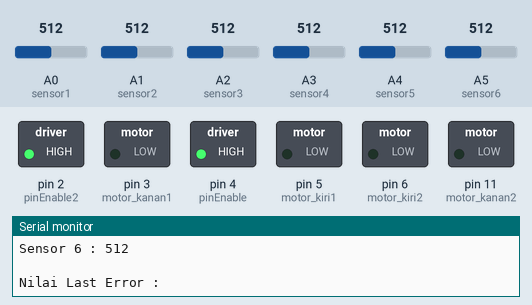
The sketch below on a simulated Arduino Uno, built with avr-gcc and run on an emulated ATmega328P. On the bench: switched loads named in the sketch (green lamp = pin HIGH), the last lines printed to the serial monitor. The inputs (shaded band) are chosen by the test bench; at power-on: A0 (sensor1) = 512, A3 (sensor4) = 512, A1 (sensor2) = 512, A2 (sensor3) = 512, A4 (sensor5) = 512, A5 (sensor6) = 512.

Above: at 1.8 s.
1.9 s: A0 (sensor1) set to 37
4.4 s: A0 (sensor1) set to 29
At 6.7 s:
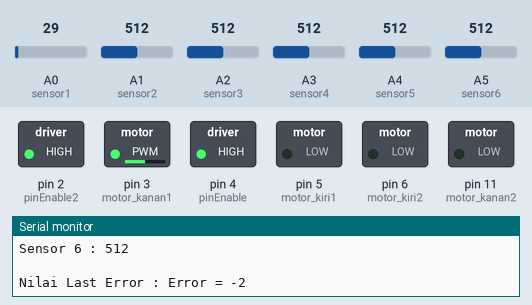
7.8 s: A3 (sensor4) set to 37
10.8 s: A3 (sensor4) set to 31
At 13.1 s:
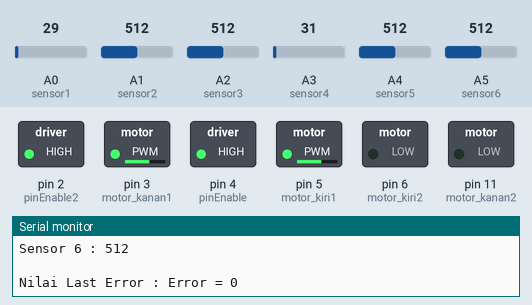
Timing chart, 0 to 14.6 s (numbered marks = the images above; inputs shaded):
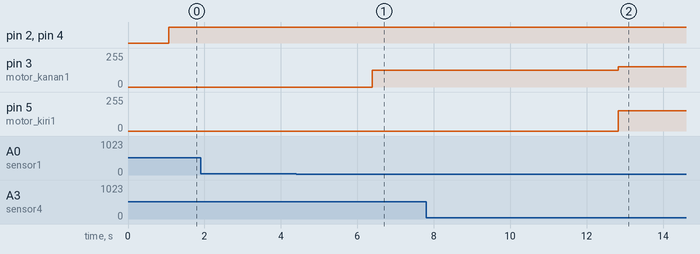

The sketch:

_sistem_kendali_pwm_nadia_novemi_wilza_6702190040_tim_gemoy1.ino
```cpp
//~~~~~~~~~~~~~~~~~~~~~~~~~~~~~~~~~~~~~~~~~~

// Modul Praktikum 2 - Sistem Kendali PWM
// Nama Tim : Gemoy
// Nama Anggota 1 : Nadia Novemi Wilza
// Nama Anggota 2 : Hudiya Sukma
// Versi Program : 1.0

//~~~~~~~~~~~~~~~~~~~~~~~~~~~~~~~~~~~~~~~~~~

// Deklarasi Variabel Sensor
int sensor1 = A0;
int sensor2 = A1;
int sensor3 = A2;
int sensor4 = A3;
int sensor5 = A4;
int sensor6 = A5;
int baca_sensor[6];

//Variable motor
int pinEnable = 4; //Harus diset HIGH apabila akan diaktifkan
int pinEnable2 = 2; //Harus diset HIGH apabila akan diaktifkan

//Motor kiri
int motor_kiri1 = 5; //Input motor driver 1 L293D
int motor_kiri2 = 6; //Input motor driver 2 L293D

//Motor kanan
int motor_kanan1 = 3; //Input motor driver 3 L293D
int motor_kanan2 = 11; //Input motor driver 3 L293D

//Variable bantuan
int x;
int LastError;

void setup()
{
  //pinmode input sensor
  pinMode(sensor1, INPUT); //Set pin A0 sebagai input
  pinMode(sensor2, INPUT); //Set pin A1 sebagai input
  pinMode(sensor3, INPUT); //Set pin A2 sebagai input
  pinMode(sensor4, INPUT); //Set pin A3 sebagai input
  pinMode(sensor5, INPUT); //Set pin A4 sebagai input
  pinMode(sensor6, INPUT); //Set pin A5 sebagai input

  //pinmode output sensor
  pinMode(pinEnable, OUTPUT);
  pinMode(pinEnable2, OUTPUT);
  pinMode(motor_kiri1, OUTPUT);
  pinMode(motor_kiri2, OUTPUT);
  pinMode(motor_kanan1, OUTPUT);
  pinMode(motor_kanan2, OUTPUT);

  //Inisialisasi komunikasi serial
  Serial.begin(9600); //Baud standar 9600
}

void readsensor() { // untuk membaca sensor kemudian menyimpan Array
  baca_sensor[0] = analogRead(sensor1);
  baca_sensor[1] = analogRead(sensor2);
  baca_sensor[2] = analogRead(sensor3);
  baca_sensor[3] = analogRead(sensor4);
  baca_sensor[4] = analogRead(sensor5);
  baca_sensor[5] = analogRead(sensor6);

  delay(1000);
  //Menampilkan data sensor ke Serial Monitor
  //Data Sensor 1-6
  //Formatting tampilan data sensor
  for (x=0; x<=5; x++){
    Serial.print("Sensor ");
    Serial.print(x+1);
    Serial.print(" : ");
    Serial.println(baca_sensor[x]);
    Serial.print(" ");
    Serial.print("\n");
  }
}

void loop(){
  //nilai terendah photodiode = 33(paling gelap)
  //nilai tertinggi photodiode = 687(paling terang)

    readsensor();
	Serial.print("Nilai Last Error : ");//

  //Sensor 1 dan 2 mendeteksi gelap --> Duty cycle 0% motor kiri, 50% motor kanan
    if (baca_sensor[0] < 34 && baca_sensor[1] < 34 &&
        baca_sensor[2] > 34 && baca_sensor[3] > 34 &&
        baca_sensor[4] > 34 && baca_sensor[5] > 34){

      //Duty cycle motor kiri 0%
      	digitalWrite(pinEnable, HIGH);
      //analogWrite(pin, value 0-255)
        analogWrite(motor_kiri1, 0);
        analogWrite(motor_kiri2, 0);

      //Duty cycle motor kanan 50%
        digitalWrite(pinEnable2, HIGH);
        analogWrite(motor_kanan1, 127);
        analogWrite(motor_kanan2, 0);

    }
  //Sensor 2 dan 3 mendeteksi gelap, sisanya terang --> Duty cycle 20% motor kiri, 50% motor kanan
    else if (baca_sensor[0] > 34 && baca_sensor[1] < 34 &&
             baca_sensor[2] < 34 && baca_sensor[3] > 34 &&
             baca_sensor[4] > 34 && baca_sensor[5] > 34){

      //Duty cycle motor kiri 20%
        digitalWrite(pinEnable, HIGH);
      //analogWrite(pin, value 0-255)
        analogWrite(motor_kiri1, 0.2*255);
        analogWrite(motor_kiri2, 0);

      //Duty cycle motor kanan 50%
        digitalWrite(pinEnable2, HIGH);
        analogWrite(motor_kanan1, 127);
        analogWrite(motor_kanan2, 0);
      Serial.print("Error = -1 ");
      LastError = -1;
    }

  //Sensor 3 dan 4 mendeteksi gelap, sisanya terang --> Duty cycle 60% pada kedua motor
    else if (baca_sensor[0] > 34 && baca_sensor[1] > 34 &&
             baca_sensor[2] < 34 && baca_sensor[3] < 34 &&
             baca_sensor[4] > 34 && baca_sensor[5] > 34){

      //Duty cycle motor kiri 60%
        digitalWrite(pinEnable, HIGH);
      //analogWrite(pin, value 0-255)
        analogWrite(motor_kiri1, 0.6*255);
        analogWrite(motor_kiri2, 0);

      //Duty cycle motor kanan 60%
        digitalWrite(pinEnable2, HIGH);
        analogWrite(motor_kanan1, 0.6*255);
        analogWrite(motor_kanan2, 0);
    }

  //Sensor 4 dan 5 mendeteksi gelap, sisanya terang --> Duty cycle 50% motor kiri, 20% motor kanan
    else if (baca_sensor[0] > 34 && baca_sensor[1] > 34 &&
             baca_sensor[2] > 34 && baca_sensor[3] < 34 &&
             baca_sensor[4] < 34 && baca_sensor[5] > 34){

      //Duty cycle motor kiri 50%
        digitalWrite(pinEnable, HIGH);
      //analogWrite(pin, value 0-255)
        analogWrite(motor_kiri1, 0.5*255);
        analogWrite(motor_kiri2, 0);

      //Duty cycle motor kanan 20%
        digitalWrite(pinEnable2, HIGH);
        analogWrite(motor_kanan1, 0.2*255);
        analogWrite(motor_kanan2, 0);
    }

  //Sensor 5 dan 6 mendeteksi gelap, sisanya terang --> Duty cycle 50% Motor kiri, 0% motor kanan
  	else if (baca_sensor[0] > 34 && baca_sensor[1] > 34 &&
             baca_sensor[2] > 34 && baca_sensor[3] > 34 &&
             baca_sensor[4] < 34 && baca_sensor[5] < 34){

      //Duty cycle motor kiri 50%
        digitalWrite(pinEnable, HIGH);
      //analogWrite(pin, value 0-255)
        analogWrite(motor_kiri1, 0.5*255);
        analogWrite(motor_kiri2, 0);

      //Duty cycle motor kanan 0%
        digitalWrite(pinEnable2, HIGH);
        analogWrite(motor_kanan1, 0);
        analogWrite(motor_kanan2, 0);
    }

  //Semua sensor mendeteksi terang --> Semua sensor mendeteksi terang
  	else if (baca_sensor[0] > 34 && baca_sensor[1] > 34 &&
             baca_sensor[2] > 34 && baca_sensor[3] > 34 &&
             baca_sensor[4] > 34 && baca_sensor[5] > 34){

        digitalWrite(pinEnable, HIGH);
      //analogWrite(pin, value 0-255)
        analogWrite(motor_kiri1, 0);
        analogWrite(motor_kiri2, 0);

        digitalWrite(pinEnable2, HIGH);
        analogWrite(motor_kanan1, 0);
        analogWrite(motor_kanan2, 0);
    }
  //Error Detection Memory
  //Studi kasus 2 : Error Condition --> hanya 1 buah sensor terbaca
  //Simpan kondisi terakhir pada suatu variable
  //Ketika Sensor 1 saja yang mendeteksi gelap

  //Sensor 1 saja yang mendeteksi gelap
  	 if (baca_sensor[0] < 34 && baca_sensor[1] > 34 &&
        baca_sensor[2] > 34 && baca_sensor[3] > 34 &&
        baca_sensor[4] > 34 && baca_sensor[5] > 34){

        //Error = -2
       //Eksekusi kasus Sensor 1 dan 2
      	digitalWrite(pinEnable, HIGH);
        analogWrite(motor_kiri1, 0);
        analogWrite(motor_kiri2, 0);

        digitalWrite(pinEnable2, HIGH);
        analogWrite(motor_kanan1, 0.5*255);
        analogWrite(motor_kanan2, 0);
       Serial.print("Error = -2");
       LastError = -2;
    }

  	//Sensor 2 saja yang mendeteksi gelap
  	 if (baca_sensor[0] > 34 && baca_sensor[1] < 34 &&
        baca_sensor[2] > 34 && baca_sensor[3] > 34 &&
        baca_sensor[4] > 34 && baca_sensor[5] > 34){

        //Error = -1
       //Eksekusi kasus Sensor 2 dan 3
      	digitalWrite(pinEnable, HIGH);
        analogWrite(motor_kiri1, 0.2*255);
        analogWrite(motor_kiri2, 0);

        digitalWrite(pinEnable2, HIGH);
        analogWrite(motor_kanan1, 0.5*255);
        analogWrite(motor_kanan2, 0);
       Serial.print("Error = -1");
       LastError = -1;
    }

  	//Sensor 3 atau 4 saja yang mendeteksi gelap
  	 if (baca_sensor[0] > 34 && baca_sensor[1] > 34 &&
        baca_sensor[2] < 34 || baca_sensor[3] < 34 &&
        baca_sensor[4] > 34 && baca_sensor[5] > 34){

        //Error = 0
       //Eksekusi kasus Sensor 3 dan 4
      	digitalWrite(pinEnable, HIGH);
        analogWrite(motor_kiri1, 0.6*255);
        analogWrite(motor_kiri2, 0);

        digitalWrite(pinEnable2, HIGH);
        analogWrite(motor_kanan1, 0.6*255);
        analogWrite(motor_kanan2, 0);
       Serial.print("Error = 0");
       LastError = 0;
    }

  	//Sensor 5 saja yang mendeteksi gelap
  	 if (baca_sensor[0] > 34 && baca_sensor[1] > 34 &&
        baca_sensor[2] > 34 && baca_sensor[3] > 34 &&
        baca_sensor[4] < 34 && baca_sensor[5] > 34){

       //Error = 1
       //Eksekusi kasus Sensor 4 dan 5
      	digitalWrite(pinEnable, HIGH);
        analogWrite(motor_kiri1, 0.5*255);
        analogWrite(motor_kiri2, 0);

        digitalWrite(pinEnable2, HIGH);
        analogWrite(motor_kanan1, 0.2*255);
        analogWrite(motor_kanan2, 0);
       Serial.print("Error = 1");
       LastError = 1;
    }

  //Sensor 6 saja yang mendeteksi gelap
  	 if (baca_sensor[0] > 34 && baca_sensor[1] > 34 &&
        baca_sensor[2] > 34 && baca_sensor[3] > 34 &&
        baca_sensor[4] > 34 && baca_sensor[5] < 34){

       //Error = 2
       //Eksekusi kasus Sensor 5 dan 6
      	digitalWrite(pinEnable, HIGH);
        analogWrite(motor_kiri1, 0.5*255);
        analogWrite(motor_kiri2, 0);

        digitalWrite(pinEnable2, HIGH);
        analogWrite(motor_kanan1, 0);
        analogWrite(motor_kanan2, 0);
       Serial.print("Error = 2");
       LastError = 2;
    }

  else{}
}
```

Measured:
- the behaviour switches between 34 and 33 on A0 (sensor1) (found by bisection; images 0 and 1)
- the behaviour switches between 34 and 33 on A3 (sensor4) (found by bisection; images 1 and 2)
- after the input at 4.4 s, pin 3 (motor_kanan1): 0/255 → 127/255 after 2.0 s
- after the input at 10.8 s, pin 3 (motor_kanan1): 127/255 → 153/255 after 2.0 s; pin 5 (motor_kiri1): 0/255 → 153/255 after 2.0 s
